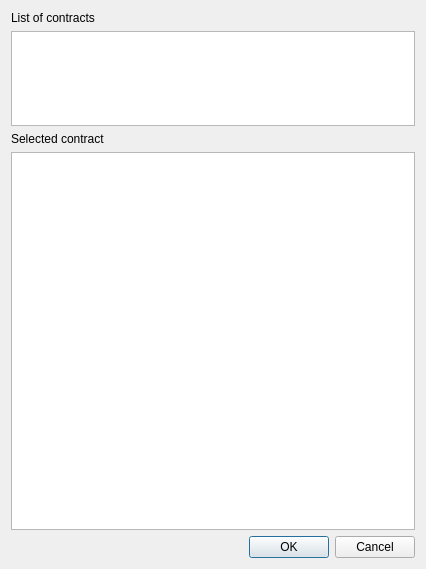
<?xml version="1.0" encoding="UTF-8"?>
<ui version="4.0">
 <class>SelectContractDialog</class>
 <widget class="QDialog" name="SelectContractDialog">
  <property name="geometry">
   <rect>
    <x>0</x>
    <y>0</y>
    <width>426</width>
    <height>569</height>
   </rect>
  </property>
  <property name="windowTitle">
   <string>Select Contract to Open in Window</string>
  </property>
  <layout class="QGridLayout" name="gridLayout">
   <item row="0" column="0">
    <widget class="QLabel" name="label">
     <property name="text">
      <string>List of contracts</string>
     </property>
    </widget>
   </item>
   <item row="1" column="0" colspan="2">
    <widget class="QTableView" name="input_contract_tableView">
     <property name="sizePolicy">
      <sizepolicy hsizetype="Expanding" vsizetype="Expanding">
       <horstretch>0</horstretch>
       <verstretch>1</verstretch>
      </sizepolicy>
     </property>
    </widget>
   </item>
   <item row="2" column="0">
    <widget class="QLabel" name="label_2">
     <property name="text">
      <string>Selected contract</string>
     </property>
    </widget>
   </item>
   <item row="3" column="0" colspan="2">
    <widget class="QTextBrowser" name="output_contract_textBrowser">
     <property name="sizePolicy">
      <sizepolicy hsizetype="Expanding" vsizetype="Expanding">
       <horstretch>0</horstretch>
       <verstretch>4</verstretch>
      </sizepolicy>
     </property>
    </widget>
   </item>
   <item row="4" column="1">
    <widget class="QDialogButtonBox" name="buttonBox">
     <property name="orientation">
      <enum>Qt::Horizontal</enum>
     </property>
     <property name="standardButtons">
      <set>QDialogButtonBox::Cancel|QDialogButtonBox::Ok</set>
     </property>
    </widget>
   </item>
  </layout>
 </widget>
 <resources/>
 <connections>
  <connection>
   <sender>buttonBox</sender>
   <signal>accepted()</signal>
   <receiver>SelectContractDialog</receiver>
   <slot>accept()</slot>
   <hints>
    <hint type="sourcelabel">
     <x>248</x>
     <y>254</y>
    </hint>
    <hint type="destinationlabel">
     <x>157</x>
     <y>274</y>
    </hint>
   </hints>
  </connection>
  <connection>
   <sender>buttonBox</sender>
   <signal>rejected()</signal>
   <receiver>SelectContractDialog</receiver>
   <slot>reject()</slot>
   <hints>
    <hint type="sourcelabel">
     <x>316</x>
     <y>260</y>
    </hint>
    <hint type="destinationlabel">
     <x>286</x>
     <y>274</y>
    </hint>
   </hints>
  </connection>
 </connections>
</ui>
